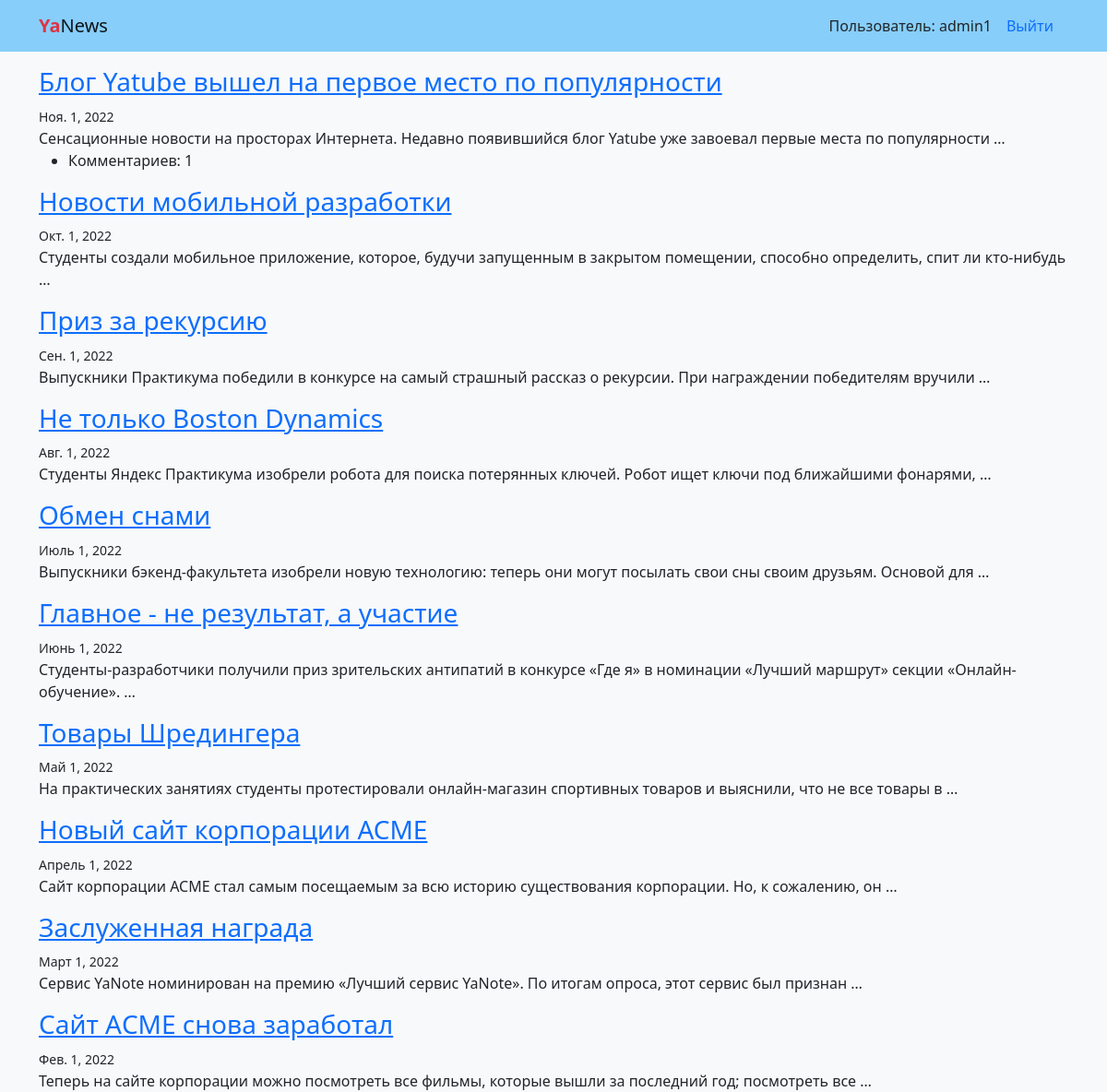
The app's page / (signed in) with its own data.
### news/models.py (models this page shows, shortened)
class News(models.Model):
    title = models.CharField(max_length=50)
    text = models.TextField()
    date = models.DateField(default=datetime.today)
    class Meta:
        ordering = ('-date',)
        verbose_name_plural = 'Новости'
        verbose_name = 'Новость'

### news/views.py (the view)
# urls.py: path('', views.NewsList.as_view(), name='home'),
class NewsList(generic.ListView):
    model = News
    template_name = 'news/home.html'
    def get_queryset(self):
        return self.model.objects.prefetch_related(
            'comment_set'
        )[:settings.NEWS_COUNT_ON_HOME_PAGE]

### templates/news/home.html
{% extends "base.html" %}
{% block content %}
  {% for news in object_list %}
    <div class="mt-3">
      <h3><a href="{% url 'news:detail' news.pk %}">{{ news.title }}</a></h3>
      <div><small>{{ news.date }}</small></div>
      <div>{{ news.text|truncatewords:15 }}</div>
      {% if news.comment_set.all %}
        <ul>
          <li>
            Комментариев: {{ news.comment_set.count }}
          </li>
        </ul>
      {% endif %}
    </div>
  {% endfor %}
{% endblock content %}

### templates/includes/header.html (shortened to what this page needs)
<header>
  <nav class="navbar navbar-light" style="background-color: lightskyblue">
    <li class="container">
      <a class="navbar-brand" href="{% url 'news:home' %}">
        <span class="text-danger"><b>Ya</b></span>News
      </a>
      <ul class="nav nav-pills">
        {% if user.is_authenticated %}
          <li class="align-self-center">
            Пользователь: {{ user.username }}
          </li>
          <li class="nav-item">
            <a class="nav-link" href="{% url 'users:logout' %}">Выйти</a>
          </li>
        {% endif %}
      </ul>
    </li>
  </nav>
</header>

### records on screen
News: title "Блог Yatube вышел на первое место по популярности", date "Ноя. 1, 2022", text "Сенсационные новости на просторах Интернета. Недавно появившийся блог Yatube уже завоевал первые места по популярности …", comment_set.count "1"
News: title "Новости мобильной разработки", date "Окт. 1, 2022", text "Студенты создали мобильное приложение, которое, будучи запущенным в закрытом помещении, способно определить, спит ли кто-нибудь …"
News: title "Приз за рекурсию", date "Сен. 1, 2022", text "Выпускники Практикума победили в конкурсе на самый страшный рассказ о рекурсии. При награждении победителям вручили …"
News: title "Не только Boston Dynamics", date "Авг. 1, 2022", text "Студенты Яндекс Практикума изобрели робота для поиска потерянных ключей. Робот ищет ключи под ближайшими фонарями, …"
News: title "Обмен снами", date "Июль 1, 2022", text "Выпускники бэкенд-факультета изобрели новую технологию: теперь они могут посылать свои сны своим друзьям. Основой для …"
News: title "Главное - не результат, а участие", date "Июнь 1, 2022", text "Студенты-разработчики получили приз зрительских антипатий в конкурсе «Где я» в номинации «Лучший маршрут» секции «Онлайн-обучение». …"
News: title "Товары Шредингера", date "Май 1, 2022", text "На практических занятиях студенты протестировали онлайн-магазин спортивных товаров и выяснили, что не все товары в …"
News: title "Новый сайт корпорации ACME", date "Апрель 1, 2022", text "Сайт корпорации ACME стал самым посещаемым за всю историю существования корпорации. Но, к сожалению, он …"
News: title "Заслуженная награда", date "Март 1, 2022", text "Сервис YaNote номинирован на премию «Лучший сервис YaNote». По итогам опроса, этот сервис был признан …"
News: title "Сайт АСМЕ снова заработал", date "Фев. 1, 2022", text "Теперь на сайте корпорации можно посмотреть все фильмы, которые вышли за последний год; посмотреть все …"

### other values on screen
{{ user.username }} "admin1"
